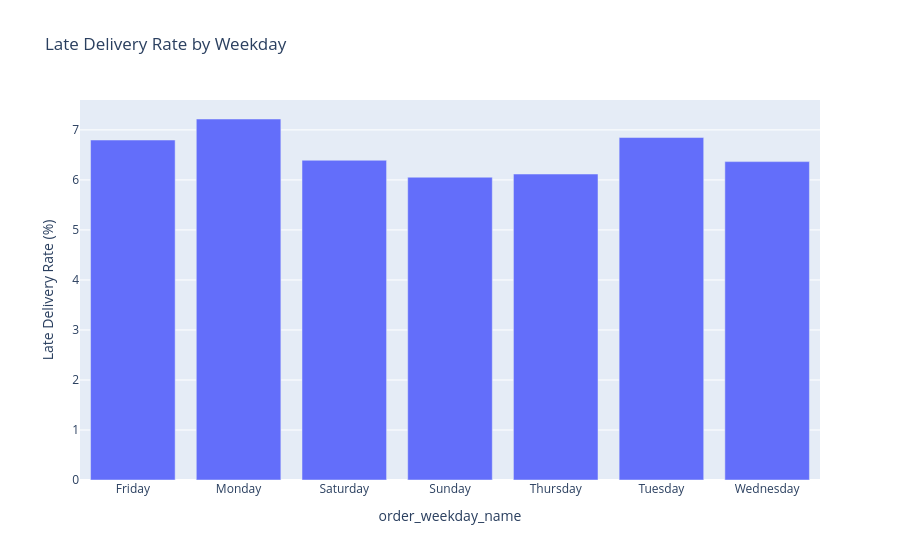

Here is the notebook cell this chart was saved with:
### Code cell
weekday_delay = (
    orders_df.groupby('order_weekday_name')['is_late']
    .mean()
    .mul(100)
    .reset_index()
)

fig = px.bar(
    weekday_delay,
    x='order_weekday_name',
    y='is_late',
    title='Late Delivery Rate by Weekday',
    labels={
        'order_weekday': 'Day of Week',
        'is_late': 'Late Delivery Rate (%)'
    }
)

fig.show()

### Figure 1 — Plotly figure (JSON) as saved in the notebook; plotly's stock layout.template omitted (floating-point values rounded to 4 significant figures)
{"data": [{"hovertemplate": "order_weekday_name=%{x}<br>Late Delivery Rate (%)=%{y}<extra></extra>", "legendgroup": "", "marker": {"color": "#636efa", "pattern": {"shape": ""}}, "name": "", "orientation": "v", "showlegend": false, "textposition": "auto", "type": "bar", "x": ["Friday", "Monday", "Saturday", "Sunday", "Thursday", "Tuesday", "Wednesday"], "xaxis": "x", "y": [6.798, 7.218, 6.393, 6.054, 6.117, 6.847, 6.366], "yaxis": "y"}], "layout": {"barmode": "relative", "legend": {"tracegroupgap": 0}, "title": {"text": "Late Delivery Rate by Weekday"}, "xaxis": {"anchor": "y", "domain": [0, 1], "title": {"text": "order_weekday_name"}}, "yaxis": {"anchor": "x", "domain": [0, 1], "title": {"text": "Late Delivery Rate (%)"}}}}
